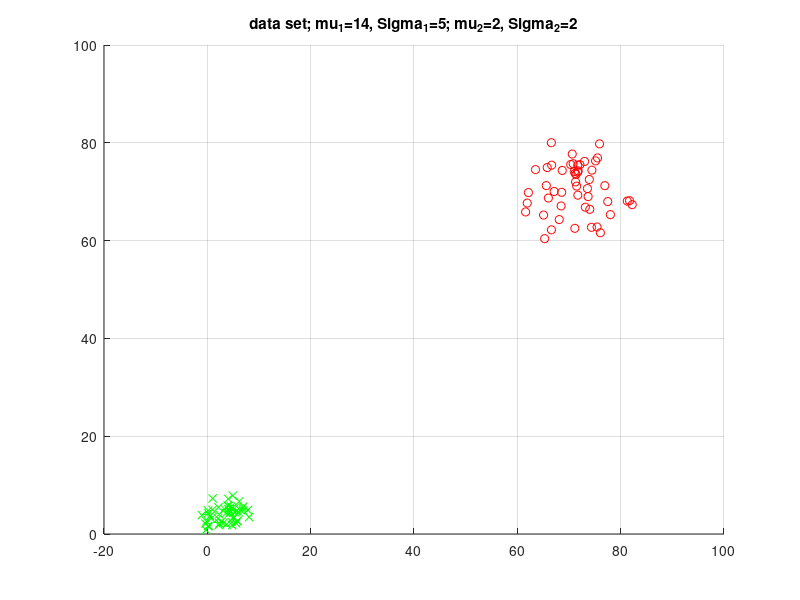
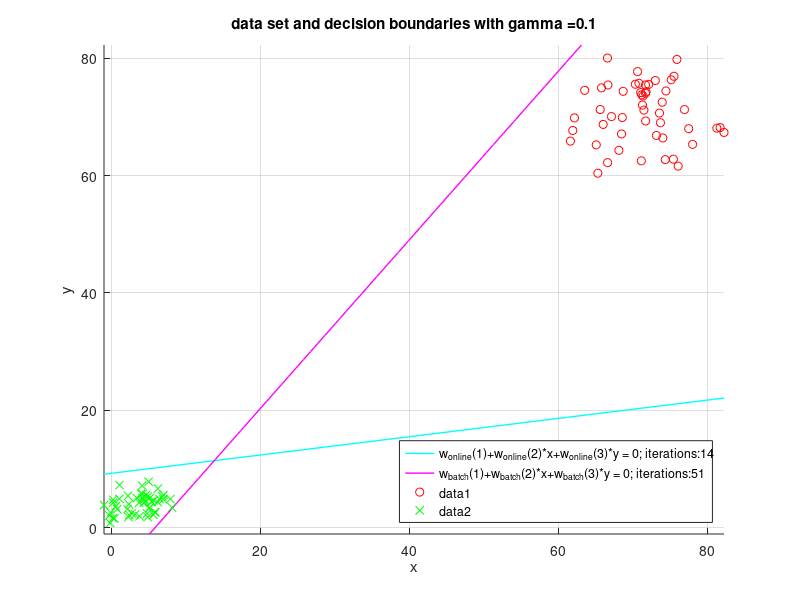
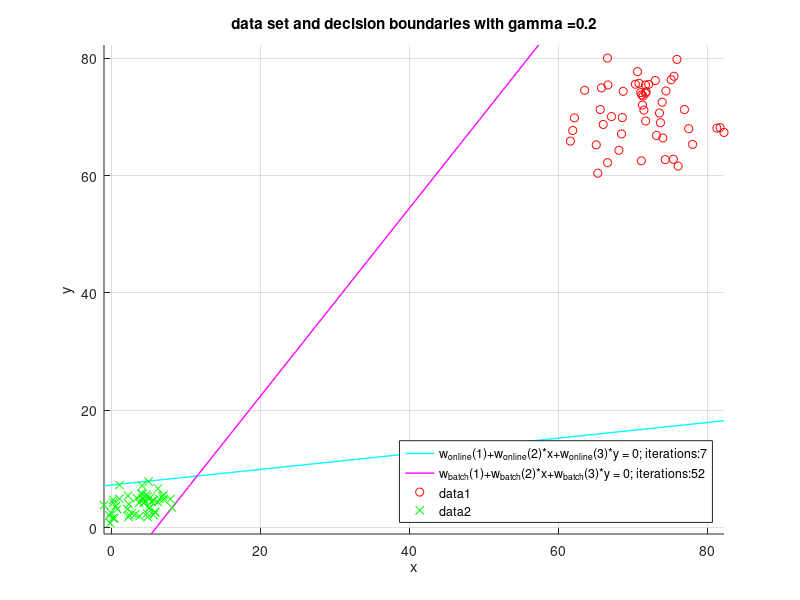
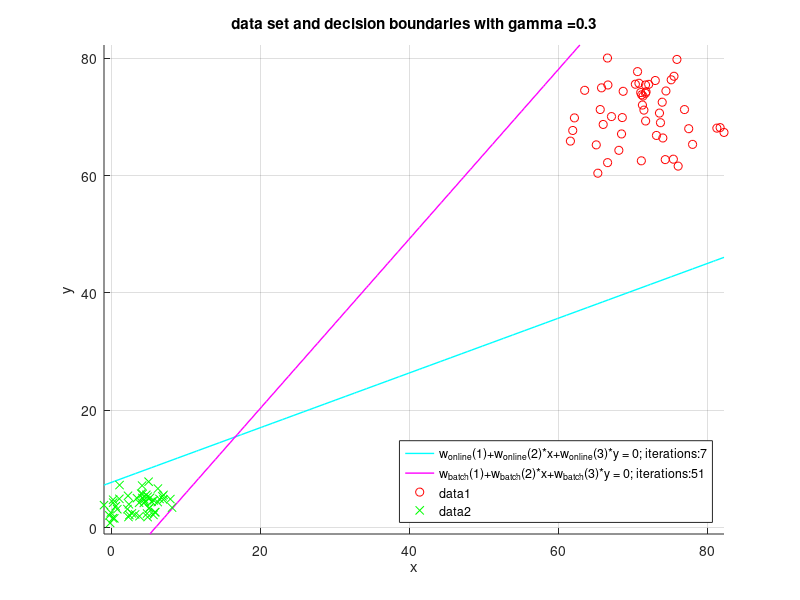

The MATLAB script that drew these images, in order:
function MyPerceptron()
    clc, clear, close all

    n = 100;
    d = 2;
    
    Mu_1 = [14,14,14,14]; 
    Sigma_1 = [5,4,3,2];

    Mu_2 = [2, 2, 2, 2]; 
    Sigma_2 = [2,3,4,5];

    Seed = [2,2,2,2];
    
    [m_Sigma, n_Sigma] = size(Sigma_1);
    
    for index_DataSet=1:n_Sigma

        [data, target] = genData(n, d, Mu_1(index_DataSet), Sigma_1(index_DataSet), Mu_2(index_DataSet), Sigma_2(index_DataSet), Seed(index_DataSet));
        [data_1, data_2] = separateData(data, target);

        no_figure_dataset = index_DataSet*100;
        %displayData(data_1, data_2, no_figure_dataset);
        displayData(data_1, data_2, Mu_1(index_DataSet), Sigma_1(index_DataSet),Mu_2(index_DataSet), Sigma_2(index_DataSet), no_figure_dataset)
        close(no_figure_dataset);

        X = createHomogenData(data);
        t = target;
        maxIts = 10000;

        Gamma = 0.1:0.1:4;
        [Gamma_m,Gamma_n] = size(Gamma);
        Iterations_online = zeros(Gamma_n,1);
        Iterations_batch = zeros(Gamma_n,1);

        for index_Gamma=1:Gamma_n
            gamma = Gamma(index_Gamma);
            online = true;
            [w_online, its_online] = percTrain(X,t,maxIts, online, gamma);
            online = false;
            [w_batch, its_batch] = percTrain(X,t,maxIts, online, gamma);
            Iterations_online(index_Gamma) = its_online;
            Iterations_batch(index_Gamma) = its_batch;
            no_figure_dataAndBorder = no_figure_dataset+index_Gamma;
            displayDataAndBorder(data_1, data_2, w_online, w_batch, gamma, its_online, its_batch, no_figure_dataAndBorder);
            close(no_figure_dataAndBorder);
        end

        no_figure_GammaToIts = no_figure_dataset+50;
        displayGammaToIterations(Gamma, Iterations_online, Iterations_batch, no_figure_GammaToIts);
        close(no_figure_GammaToIts);

    end
    
end

function [data, target] = genData(n, d, mu_1, sigma_1, mu_2, sigma_2, seed)
    %seed = 2;
    rng(seed);
    data = zeros(n,d);
    target = zeros(1,n);
    n_1 = uint32(n/2);
    for i_n1=1:n_1
        x_i1 = (randn(1,d)+mu_1)*sigma_1;
        data(i_n1,:) = x_i1(:);
        target(1,i_n1)= int8(1);
    end
    
    for i_n2=(n_1+1):n
        x_i2 = (randn(1,d)+mu_2)*sigma_2;
        data(i_n2,:) = x_i2(:);
        target(1,i_n2)= int8(-1);
    end

end

function [data_1, data_2] = separateData(data, target)
    % conditionally separate data depending on target
    
    [m,n] = size(data);
    
    %%HACK
    %data_1 = data(1:m/2,:);
    %data_2 = data((m/2+1):m,:);
    
    data_1 = data((target==1), : );
    data_2 = data((target==-1), : );    
end

function displayData(data_1, data_2, mu_1, Sigma_1, mu_2, Sigma_2, no_figure)

    figure(no_figure);
    
    hold on;
    
    grid
    plot(data_1(:,1),data_1(:,2),'ro', data_2(:,1),data_2(:,2),'gx');
    
    titleStr = strcat('data set; mu_1=', num2str(mu_1),', Sigma_1=', num2str(Sigma_1),'; mu_2=', num2str(mu_2),', Sigma_2=', num2str(Sigma_2));
    title (titleStr);
    
    hold off;
    
    figureName = strcat('DataSet_', int2str(no_figure));
    
    saveas(gcf, figureName,'jpg');

end

function displayDataAndBorder(data_1, data_2, w_online, w_batch, gamma, its_online, its_batch, no_figure)

    figure(no_figure);
    
    hold on;
    
    grid
    
    x_min = min(min(data_1(:,1)), min(data_2(:,1)));
    x_max = max(max(data_1(:,1)), max(data_2(:,1)));    
    if ~isnan(w_online)
        p1 = ezplot(@(x,y) w_online(1)+w_online(2)*x+w_online(3)*y,[x_min,x_max]);
        set (p1,'LineWidth',1);
        set (p1, 'Color', 'cyan');
    end
    
    if ~isnan(w_batch)
        p2 = ezplot(@(x,y) w_batch(1)+w_batch(2)*x+w_batch(3)*y,[x_min,x_max]);
        set (p2,'LineWidth',1);
        set (p2, 'Color', 'magenta');
    end
    
    titleStr = strcat('data set and decision boundaries with gamma = ',num2str(gamma));
    
    title (titleStr);
    
    %legend('w_{online}(1)+w_{online}(2)*x+w_{online}(3)*y = 0', 'w_{batch}(1)+w_{batch}(2)*x+w_{batch}(3)*y = 0','Location', 'SouthEast');
    str_online = strcat('w_{online}(1)+w_{online}(2)*x+w_{online}(3)*y = 0; iterations: ', int2str(its_online));
    str_batch = strcat('w_{batch}(1)+w_{batch}(2)*x+w_{batch}(3)*y = 0; iterations: ', int2str(its_batch));
    legend(str_online, str_batch, 'Location', 'SouthEast');
    
    plot(data_1(:,1),data_1(:,2),'ro', data_2(:,1),data_2(:,2),'gx');
    
    hold off;
    
    %figureName = strcat('DataSetAndDecisionBoundary_0', int2str(no_figure),'_',num2str(gamma));
    figureName = strcat('DataSetAndDecisionBoundary_', int2str(no_figure));
    
    saveas(gcf, figureName,'jpg');
end


function displayGammaToIterations(Gamma, Iterations_online, Iterations_batch, no_figure)
    figure(no_figure);
    hold on;
    grid
    
    titleStr = strcat('influence of gamma on no of iterations');
    title (titleStr);
    
    plot(Gamma(:),Iterations_online(:),'r', Gamma(:),Iterations_batch(:),'g');

    str_online = strcat('iterations_{online}');
    str_batch = strcat('iterations_{batch}');
    legend(str_online, str_batch, 'Location', 'SouthEast');

    hold off;
    
    figureName = strcat('GammaToIterations_0', int2str(no_figure));
    
    saveas(gcf, figureName,'jpg');

end

function X = createHomogenData(data)
    [m,n] = size(data);
    
    X = [ones(m,1),data];
end

function [w, its] = percTrain(X,t,maxIts, online, gamma)
   if online == true
       [w, its] = onlineLearn(X,t,maxIts, gamma);
   else
       [w, its] = batchLearn(X,t,maxIts, gamma);
   end
end

function [w, its] = onlineLearn(X,t,maxIts, gamma)
    %online
    % 1. Initialize w, gamma
    % 2. do
    % 3. for i = 1 to N
    % 4. if w'*(x_i*t_i ) ? 0 (misclassified ith pattern)
    % 5. w = w + gamma*x_i*t_i
    % 6. end if
    % 7. end for
    % 8. until all patterns correctly classified

    %X = zeros(n,d);
    %t = zeros(1,n);
    [N,d] = size(X);
    w = ones(d,1); % column vector

    misclassfied = true;
    its = 0;
    while misclassfied == true && its <= maxIts
        misclassfied = false;
        for i = 1:N
            if w'*(X(i,:)'*t(1,i)) <= 0 % (misclassified ith pattern)
                w = w + gamma*X(i,:)'*t(1,i);
                misclassfied = true;
            end
        end
        its = its + 1;    
    end
end

function [w, its] = batchLearn(X,t,maxIts, gamma)

    % batch
    % 1. Initialize w, gamma
    % 2. do
    % 3. w_delta = 0
    % 4. for i = 1 to N
    % 5. if w'*(x_i*t_i) <= 0 (misclassified ith pattern)
    % 6. w_delta = w_delta + x_i*t_i
    % 7. end if
    % 8. end for
    % 9. w = w + gamma*w_delta
    % 10. until all patterns correctly classified
    
    %X = zeros(n,d);
    %t = zeros(1,n);
    [N,d] = size(X);
    w = ones(d,1); % column vector;

    misclassfied = true;
    its = 0;
    while misclassfied == true && its <= maxIts
        misclassfied = false;
        w_delta = zeros(d,1); % column vector
        for i = 1:N
            if w'*(X(i,:)'*t(1,i)) <= 0 % (misclassified ith pattern)
                w_delta = w_delta + X(i,:)'*t(1,i);
                misclassfied = true;
            end
        end
        w = w + gamma*w_delta;
        its = its + 1;    
    end

end

function t = perc(w,x)
    % x is a homogen column vector
    % signum function
    if x*w > 0
        t = 1;
    else
        t = -1;
    end

end
